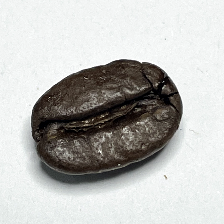
#> input picture dataset/train/Dark/dark (10).png, 224 x 224 px, found by its file name; its folder holds only this picture in this run
$ jupyter execute --allow-errors percobaan_3.ipynb   (older library calls are emulated)
#> lines starting #> are read from the running program, lines starting #| are printed output that depends on the picture
### PERCOBAAN 3

Resize + Grayscale + Mean + Closing

[cell 1]
import os
import cv2 as cv
import zipfile
import numpy as np
import pandas as pd
import matplotlib.pyplot as plt

from skimage.feature import graycomatrix, graycoprops

from sklearn.model_selection import train_test_split
from sklearn.preprocessing import LabelEncoder, StandardScaler
from sklearn.metrics import accuracy_score, classification_report, confusion_matrix, precision_score, recall_score, f1_score

from sklearn.svm import SVC
from sklearn.ensemble import RandomForestClassifier
from sklearn.neighbors import KNeighborsClassifier

### Import Library

Tahap ini berisi proses pemanggilan sejumlah library yang diperlukan untuk mendukung pengolahan citra digital, ekstraksi fitur tekstur, visualisasi data, pengelolaan data, serta proses pelatihan dan evaluasi model klasifikasi. Setiap library memiliki fungsi tertentu yang berperan dalam mendukung keseluruhan tahapan penelitian.

| No | Library                                    | Fungsi                                                                                                                                                                                                   |
| -- | ------------------------------------------ | -------------------------------------------------------------------------------------------------------------------------------------------------------------------------------------------------------- |
| 1  | `os`                                       | Digunakan untuk mengakses dan mengelola sistem operasi, seperti membaca direktori dataset, menelusuri struktur folder, serta menangani file citra yang digunakan dalam penelitian.                       |
| 2  | `cv2` (`cv`)                               | Merupakan library OpenCV yang digunakan untuk melakukan berbagai proses pengolahan citra digital, seperti membaca citra, mengubah ukuran gambar, konversi ke grayscale, filtering, dan manipulasi citra. |
| 3  | `zipfile`                                  | Digunakan untuk mengekstrak dataset yang masih berbentuk file `.zip` agar dapat diakses dan diproses pada tahap analisis selanjutnya.                                                                    |
| 4  | `numpy` (`np`)                             | Digunakan untuk melakukan komputasi numerik serta mengolah data dalam bentuk array multidimensi, terutama pada proses pengolahan citra dan perhitungan matematis.                                        |
| 5  | `pandas` (`pd`)                            | Digunakan untuk mengelola data dalam bentuk tabel atau `DataFrame`, seperti menyusun hasil ekstraksi fitur, menyimpan data fitur, serta menampilkan hasil evaluasi model.                                |
| 6  | `matplotlib.pyplot` (`plt`)                | Digunakan untuk membuat visualisasi, misalnya menampilkan sampel citra, distribusi data, grafik hasil analisis, serta confusion matrix dari hasil klasifikasi.                                           |
| 7  | `skimage.feature.graycomatrix`             | Digunakan untuk membentuk Gray Level Co-occurrence Matrix (GLCM), yaitu matriks yang merepresentasikan hubungan tingkat keabuan antar piksel dalam citra.                                                |
| 8  | `skimage.feature.graycoprops`              | Digunakan untuk menghitung fitur tekstur berdasarkan matriks GLCM, seperti contrast, dissimilarity, homogeneity, energy, correlation, dan ASM.                                                           |
| 9  | `sklearn.model_selection.train_test_split` | Digunakan untuk membagi dataset menjadi data latih dan data uji sehingga model dapat dilatih serta dievaluasi menggunakan data yang berbeda.                                                             |
| 10 | `sklearn.preprocessing.LabelEncoder`       | Digunakan untuk mengubah label kelas berbentuk teks menjadi nilai numerik agar dapat diproses oleh algoritma machine learning.                                                                           |
| 11 | `sklearn.preprocessing.StandardScaler`     | Digunakan untuk menstandarkan skala data fitur agar setiap fitur memiliki rentang nilai yang seimbang dan tidak mendominasi proses pembelajaran model.                                                   |
| 12 | `sklearn.metrics.accuracy_score`           | Digunakan untuk menghitung nilai akurasi model berdasarkan perbandingan antara jumlah prediksi yang benar dengan keseluruhan data uji.                                                                   |
| 13 | `sklearn.metrics.classification_report`    | Digunakan untuk menampilkan laporan evaluasi model yang mencakup nilai precision, recall, f1-score, dan support untuk setiap kelas.                                                                      |
| 14 | `sklearn.metrics.confusion_matrix`         | Digunakan untuk menyajikan matriks evaluasi yang menunjukkan jumlah prediksi benar dan salah pada masing-masing kelas.                                                                                   |
| 15 | `sklearn.metrics.precision_score`          | Digunakan untuk mengukur tingkat ketepatan model dalam memprediksi suatu kelas berdasarkan hasil klasifikasi yang diberikan.                                                                             |
| 16 | `sklearn.metrics.recall_score`             | Digunakan untuk mengukur kemampuan model dalam mengenali seluruh data yang benar pada setiap kelas.                                                                                                      |
| 17 | `sklearn.metrics.f1_score`                 | Digunakan untuk menghitung nilai evaluasi yang menyeimbangkan precision dan recall melalui rata-rata harmonis keduanya.                                                                                  |
| 18 | `sklearn.svm.SVC`                          | Digunakan sebagai implementasi algoritma Support Vector Machine (SVM), yaitu metode klasifikasi yang bekerja dengan mencari hyperplane terbaik untuk memisahkan kelas data.                              |
| 19 | `sklearn.ensemble.RandomForestClassifier`  | Digunakan sebagai implementasi algoritma Random Forest yang membangun sejumlah decision tree untuk meningkatkan stabilitas, generalisasi, dan performa klasifikasi.                                      |
| 20 | `sklearn.neighbors.KNeighborsClassifier`   | Digunakan sebagai implementasi algoritma K-Nearest Neighbors (KNN), yaitu metode klasifikasi yang menentukan kelas data berdasarkan kedekatannya dengan sejumlah tetangga terdekat.                      |

Berdasarkan library yang digunakan, penelitian ini menggabungkan beberapa tahapan utama, yaitu pengolahan citra digital menggunakan OpenCV, ekstraksi fitur tekstur menggunakan metode Gray Level Co-occurrence Matrix (GLCM), serta klasifikasi menggunakan tiga algoritma machine learning, yaitu K-Nearest Neighbors (KNN), Support Vector Machine (SVM), dan Random Forest. Kombinasi tersebut digunakan untuk mengklasifikasikan tingkat kematangan biji kopi serta membandingkan performa masing-masing model berdasarkan hasil evaluasi yang diperoleh.

[cell 2]
import zipfile

zip_path = '/content/train.zip'
extract_path = '/content/'

#> (the rest of this cell did not finish here and is left out)

### Ekstraksi File Dataset

Kode di atas digunakan untuk mengekstrak file dataset yang masih tersimpan dalam format ZIP agar isi file dapat digunakan pada proses pengolahan data selanjutnya. Pertama, library zipfile diimpor untuk menangani file terkompresi. Kemudian, ditentukan lokasi file ZIP yang akan diekstrak melalui variabel zip_path dan lokasi penyimpanan hasil ekstraksi melalui variabel extract_path. Selanjutnya, file ZIP dibuka menggunakan ZipFile dalam mode baca ('r'), lalu seluruh isi file diekstrak ke folder tujuan dengan fungsi extractall(). Setelah proses selesai, program menampilkan pesan bahwa file berhasil diekstrak. Dengan adanya proses ini, seluruh data yang sebelumnya berada di dalam file ZIP dapat diakses dan digunakan untuk tahap preprocessing, ekstraksi fitur, serta proses klasifikasi pada penelitian.

[cell 3]
dataset_path = "/content/train"
class_names = [
    folder for folder in os.listdir(dataset_path)
    if os.path.isdir(os.path.join(dataset_path, folder))
]

### Identifikasi Kelas Pada Dataset

Kode di atas digunakan untuk mengambil nama-nama kelas yang terdapat dalam dataset secara otomatis berdasarkan struktur folder. Variabel dataset_path berisi lokasi folder dataset, yaitu /content/train. Selanjutnya, fungsi os.listdir() digunakan untuk membaca seluruh isi folder tersebut. Melalui proses perulangan (list comprehension), program memeriksa setiap item yang ada di dalam folder menggunakan os.path.isdir() untuk memastikan bahwa item tersebut merupakan folder, bukan file. Nama-nama folder yang memenuhi kondisi tersebut kemudian disimpan ke dalam variabel class_names. Dengan cara ini, setiap folder dianggap sebagai satu kelas atau kategori data, sehingga program dapat mengenali kelas yang tersedia tanpa perlu menuliskannya secara manual. Pendekatan ini membuat program lebih fleksibel dan mudah digunakan apabila jumlah atau nama kelas pada dataset berubah.

[cell 4]
VALID_EXTENSIONS = ('.jpg', '.jpeg', '.png')

def load_dataset(dataset_path: str, class_names: list) -> tuple:
#> called with dataset_path = '/content/train'
    data       = []
    labels     = []
    file_names = []

    print(f"Memuat dataset dari: {dataset_path}")
    print(f"Kelas ditemukan    : {class_names}\n")

    for class_name in class_names:
        class_path   = os.path.join(dataset_path, class_name)
        image_files  = [
            f for f in os.listdir(class_path)
            if f.lower().endswith(VALID_EXTENSIONS)
        ]

        loaded  = 0
        skipped = 0

        for filename in image_files:
            image_path = os.path.join(class_path, filename)
            image      = cv.imread(image_path)
#> image is the input picture: shape (224, 224, 3); mean B, G, R 185.2, 187.7, 187.7

            if image is None:
                skipped += 1
                continue

            data.append(image)
            labels.append(class_name)
            file_names.append(filename)
            loaded += 1

        print(f"  [{class_name}] dimuat: {loaded} gambar | dilewati: {skipped} gambar")

    print(f"\nTotal gambar berhasil dimuat: {len(data)}")
#| Total gambar berhasil dimuat: 2
    return data, labels, file_names

data, labels, file_names = load_dataset(dataset_path, class_names)
#> data = 2 items; labels = ['Dark', 'Green']; file_names = ['dark (10).png', 'green (101).png']
print("Jumlah data:", len(data))
#| Jumlah data: 2
print("Jumlah label:", len(labels))
#| Jumlah label: 2
print("Jumlah nama file:", len(file_names))
#| Jumlah nama file: 2

### Memuat Dataset Citra dan Label

Kode di atas digunakan untuk memuat seluruh citra pada dataset beserta label kelas dan nama filenya ke dalam program. Pertama, variabel VALID_EXTENSIONS didefinisikan untuk menentukan format file gambar yang diperbolehkan, yaitu .jpg, .jpeg, dan .png. Selanjutnya, dibuat fungsi load_dataset() yang menerima parameter berupa lokasi dataset (dataset_path) dan daftar nama kelas (class_names). Di dalam fungsi tersebut, disiapkan tiga buah list, yaitu data untuk menyimpan citra, labels untuk menyimpan label kelas, dan file_names untuk menyimpan nama file gambar.

Program kemudian melakukan perulangan pada setiap folder kelas yang terdapat dalam dataset. Untuk setiap kelas, program membaca seluruh file gambar yang memiliki ekstensi sesuai dengan yang telah ditentukan. Setiap gambar dibaca menggunakan fungsi cv.imread(). Jika gambar gagal dibaca, program akan menghitungnya sebagai data yang dilewati (skipped) dan melanjutkan proses ke gambar berikutnya. Sebaliknya, jika gambar berhasil dibaca, citra akan disimpan ke dalam list data, nama kelasnya disimpan ke dalam list labels, dan nama file disimpan ke dalam list file_names.

Setelah seluruh gambar dalam suatu kelas selesai diproses, program menampilkan jumlah gambar yang berhasil dimuat dan jumlah gambar yang dilewati. Ketika semua kelas telah selesai dibaca, program menampilkan total keseluruhan gambar yang berhasil dimuat. Nilai data, labels, dan file_names kemudian dikembalikan oleh fungsi dan disimpan ke dalam variabel yang sesuai. Terakhir, program menampilkan jumlah data citra, jumlah label, dan jumlah nama file yang berhasil dimuat untuk memastikan bahwa seluruh dataset telah terbaca dengan baik sebelum digunakan pada tahap preprocessing dan klasifikasi.

[cell 5]
def hitung_jumlah_data(dataset_path):
    """
    Menghitung jumlah citra pada setiap kelas dalam dataset.
    Label kelas diambil dari nama folder.
    """

    jumlah_data = {}

    class_names = [
        folder for folder in os.listdir(dataset_path)
        if os.path.isdir(os.path.join(dataset_path, folder))
    ]

    for class_name in class_names:
        class_path = os.path.join(dataset_path, class_name)

        image_files = [
            file for file in os.listdir(class_path)
            if file.lower().endswith(('.jpg', '.jpeg', '.png'))
        ]

        jumlah_data[class_name] = len(image_files)

    jumlah_df = pd.DataFrame({
        "Kelas": list(jumlah_data.keys()),
        "Jumlah Data": list(jumlah_data.values())
    })

    return jumlah_df

[cell 6]
jumlah_df = hitung_jumlah_data(dataset_path)
jumlah_df

### Menghitung Jumlah Data pada Setiap Kelas

Fungsi `hitung_jumlah_data(dataset_path)` digunakan untuk menghitung jumlah citra pada setiap kelas dalam dataset. Nama kelas diperoleh dari nama folder yang terdapat pada direktori dataset. Selanjutnya, program membaca seluruh file gambar dengan ekstensi `.jpg`, `.jpeg`, dan `.png` pada setiap folder, kemudian menghitung jumlah gambar yang ditemukan menggunakan fungsi `len()`.

Hasil perhitungan disimpan dalam bentuk `DataFrame` yang terdiri dari kolom `Kelas` dan `Jumlah Data`. Informasi ini digunakan untuk mengetahui distribusi data pada setiap kategori tingkat kematangan biji kopi dan memastikan bahwa jumlah data antar kelas relatif seimbang sebelum dilakukan proses klasifikasi.

[cell 7]
def visualisasi_distribusi_data(jumlah_df, title):
    """
    Menampilkan grafik distribusi jumlah data setiap kelas.
    """
#> called with title = 'Distribusi Data Sebelum Augmentasi'

    plt.figure(figsize=(10, 5))
    plt.bar(jumlah_df["Kelas"], jumlah_df["Jumlah Data"])

    plt.title(title)
    plt.xlabel("Kelas")
    plt.ylabel("Jumlah Citra")
    plt.xticks(rotation=30)
    plt.show()
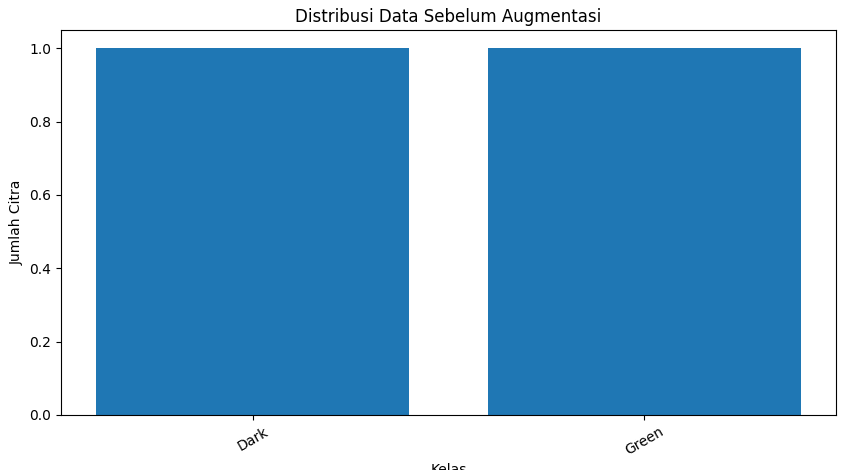
#> figure drawn by matplotlib, 1 panel

[cell 8]
visualisasi_distribusi_data(
    jumlah_df,
    "Distribusi Data Sebelum Augmentasi"
)

### Visualisasi Distribusi Data

Fungsi `visualisasi_distribusi_data(jumlah_df, title)` digunakan untuk menampilkan grafik batang (*bar chart*) yang menunjukkan distribusi jumlah citra pada setiap kelas dalam dataset. Grafik dibuat menggunakan library Matplotlib dengan sumbu horizontal (x) yang merepresentasikan nama kelas dan sumbu vertikal (y) yang menunjukkan jumlah citra pada masing-masing kelas.

Pada pemanggilan fungsi `visualisasi_distribusi_data(jumlah_df, "Distribusi Data Sebelum Augmentasi")`, grafik yang dihasilkan menampilkan distribusi data sebelum dilakukan proses augmentasi. Visualisasi ini bertujuan untuk memberikan gambaran mengenai persebaran jumlah data pada setiap kategori tingkat kematangan biji kopi serta membantu mengidentifikasi apakah terdapat ketidakseimbangan jumlah data antar kelas yang berpotensi memengaruhi performa model klasifikasi.

### Menampilkan Sampel Data

Fungsi `tampilkan_sample_data()` digunakan untuk menampilkan satu sampel gambar dari setiap kelas dalam dataset. Program terlebih dahulu membaca seluruh folder kelas dan mengambil satu file gambar dari masing-masing folder yang memiliki ekstensi `.jpg`, `.jpeg`, atau `.png`.

Setiap gambar kemudian dibaca menggunakan OpenCV dan dikonversi dari format warna BGR ke RGB agar dapat ditampilkan dengan benar menggunakan Matplotlib. Selanjutnya, seluruh gambar sampel ditampilkan dalam satu figure beserta nama kelasnya, sedangkan sumbu koordinat disembunyikan agar tampilan lebih jelas.

Visualisasi ini bertujuan untuk memberikan gambaran awal mengenai karakteristik visual pada setiap kategori tingkat kematangan biji kopi serta memastikan bahwa data citra berhasil dimuat dengan baik sebelum dilakukan tahap preprocessing dan ekstraksi fitur.

[cell 9]
def tampilkan_sample_data(dataset_path: str, class_names: list, figsize: tuple = (14, 5)) -> None:
    """
    Menampilkan 1 sampel gambar dari setiap kelas dalam dataset.

    Args:
        dataset_path (str)  : Path folder utama dataset
        class_names  (list) : Daftar nama kelas (nama folder)
        figsize      (tuple): Ukuran figure matplotlib, default (14, 5)
    """
#> called with dataset_path = '/content/train', figsize = (14, 5)
    plt.figure(figsize=figsize)

    for i, class_name in enumerate(class_names):
        class_path  = os.path.join(dataset_path, class_name)
        image_files = [
            f for f in os.listdir(class_path)
            if f.lower().endswith(VALID_EXTENSIONS)
        ]

        if len(image_files) == 0:
            print(f"[PERINGATAN] Tidak ada gambar pada kelas '{class_name}'")
            continue

        image_path = os.path.join(class_path, image_files[0])

        image     = cv.imread(image_path)
        image_rgb = cv.cvtColor(image, cv.COLOR_BGR2RGB)

        plt.subplot(1, len(class_names), i + 1)
        plt.imshow(image_rgb)
        plt.title(class_name)
        plt.axis("off")

    plt.suptitle("Sampel Gambar per Kelas", fontsize=13, y=1.02)
    plt.tight_layout()
    plt.show()
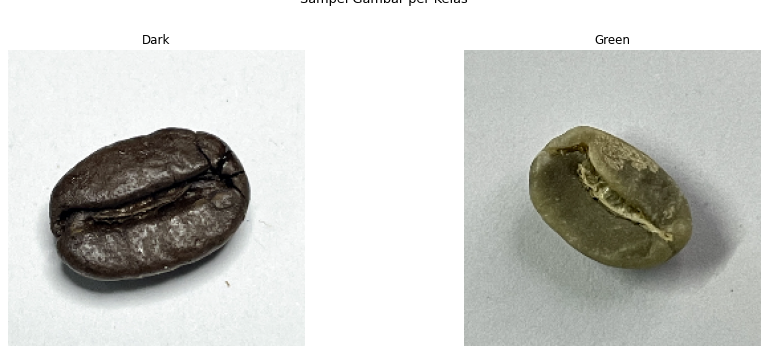
#> figure drawn by matplotlib, 2 panels

[cell 10]
tampilkan_sample_data(dataset_path, class_names)

### Preprocessing Citra

Fungsi `preprocess_image()` digunakan untuk melakukan tahap awal preprocessing pada citra sebelum masuk ke proses ekstraksi fitur atau klasifikasi. Pada kode ini, preprocessing terdiri dari empat tahap utama, yaitu resize, konversi grayscale, mean filter, dan morphological closing.

Tahap pertama dilakukan oleh fungsi `prepro1()`, yaitu mengubah ukuran citra menjadi `128 × 128` piksel menggunakan metode nearest neighbor. Metode ini bekerja dengan mengambil nilai piksel terdekat dari citra asli untuk mengisi piksel pada citra baru. Resize dilakukan agar seluruh citra memiliki ukuran yang seragam sehingga lebih mudah diproses pada tahap berikutnya.

Tahap kedua dilakukan oleh fungsi `prepro2()`, yaitu mengubah citra berwarna menjadi citra grayscale. Proses ini menggunakan rumus luminance dengan memperhitungkan bobot kanal merah, hijau, dan biru. Karena citra yang dibaca menggunakan OpenCV umumnya berada dalam format BGR, maka kanal `image[:, :, 2]` digunakan sebagai merah, `image[:, :, 1]` sebagai hijau, dan `image[:, :, 0]` sebagai biru.

Tahap ketiga dilakukan oleh fungsi `prepro6()`, yaitu mean filter dengan kernel `3 × 3`. Filter ini bekerja dengan mengganti setiap nilai piksel menggunakan rata-rata dari piksel-piksel tetangganya. Mean filter digunakan untuk menghaluskan noise ringan pada citra sehingga distribusi intensitas menjadi lebih merata dan stabil sebelum proses ekstraksi fitur.

Tahap keempat dilakukan oleh fungsi `prepro7()`, yaitu morphological closing grayscale. Closing merupakan kombinasi dari operasi dilasi diikuti oleh erosi menggunakan kernel `3 × 3`. Dilasi bekerja dengan mengambil nilai maksimum pada area kernel, sedangkan erosi mengambil nilai minimum. Proses closing berfungsi untuk menutup celah kecil atau lubang pada citra serta memperhalus kontur objek tanpa mengubah ukuran keseluruhannya secara signifikan.

Hasil akhir dari fungsi `preprocess_image()` adalah citra grayscale berukuran `128 × 128` piksel yang telah melalui proses penghalusan dan perbaikan morfologi. Tahap ini bertujuan untuk menyeragamkan ukuran citra, menyederhanakan informasi warna, serta meningkatkan kualitas tekstur agar data lebih siap digunakan dalam proses analisis citra.

[cell 11]
def prepro1(image):
    """
    Preprocessing 1: Resize.
    Mengubah ukuran citra menjadi 128 × 128 piksel
    menggunakan metode nearest neighbor sederhana.
    """
    h, w = image.shape[:2]
    new_h, new_w = 128, 128

    resized = np.zeros((new_h, new_w, image.shape[2]), dtype=image.dtype)

    for i in range(new_h):
        for j in range(new_w):
            x = int(i * h / new_h)
            y = int(j * w / new_w)
            resized[i, j] = image[x, y]
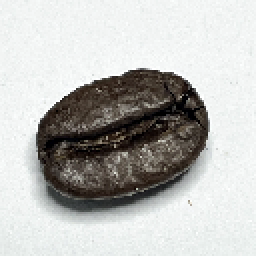
#> resized: shape (128, 128, 3) (shown 2 times larger); mean B, G, R 185.2, 187.8, 187.7

    return resized


def prepro2(image):
    """
    Preprocessing 2: Grayscale.
    Mengubah citra RGB menjadi citra keabuan
    menggunakan persamaan luminance.
    """
    gray = (
        0.299 * image[:, :, 2] +
        0.587 * image[:, :, 1] +
        0.114 * image[:, :, 0]
    ).astype(np.uint8)

    return gray


# [84 lines left out: functions prepro3, prepro4, prepro5, not called in this run]

def prepro6(image, kernel_size=3):
    # [PERUBAHAN] Mean filter digunakan untuk menghaluskan noise ringan
#> called with kernel_size = 3
    pad = kernel_size // 2
    padded = np.pad(image, ((pad, pad), (pad, pad)), mode="edge")
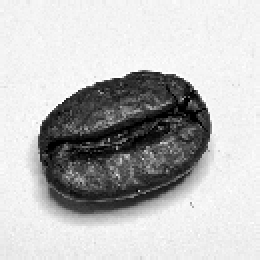
#> padded: shape (130, 130) (shown 2 times larger); min 0, max 255, mean 188.6

    hasil = np.zeros_like(image, dtype=np.float32)

    for i in range(image.shape[0]):
        for j in range(image.shape[1]):
            area = padded[i:i + kernel_size, j:j + kernel_size]
            hasil[i, j] = np.mean(area)
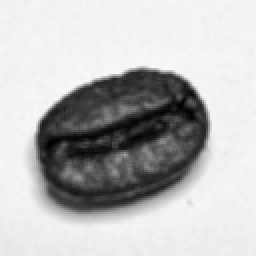
#> hasil: shape (128, 128) float32 (shown 2 times larger); min 0.111, max 250.1, mean 187

    return hasil.astype(np.uint8)


def dilasi_grayscale(image, kernel_size=3):
    # [PERUBAHAN] Dilasi grayscale mengambil nilai maksimum pada area kernel
#> called with kernel_size = 3
    pad = kernel_size // 2
    padded = np.pad(image, ((pad, pad), (pad, pad)), mode="edge")
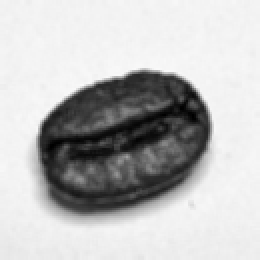
#> padded: shape (130, 130) (shown 2 times larger); min 0, max 250, mean 188.2

    hasil = np.zeros_like(image)

    for i in range(image.shape[0]):
        for j in range(image.shape[1]):
            area = padded[i:i + kernel_size, j:j + kernel_size]
            hasil[i, j] = np.max(area)
#> (the rest of the program and of its run is left out)
